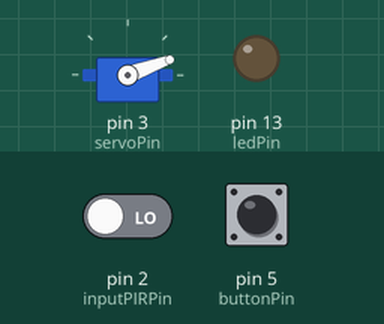
A sketch run on a simulated Arduino Uno, built with avr-gcc and run on an emulated ATmega328P. On the bench: servo, output pins drawn as LEDs (lit = HIGH). The test bench sets the inputs (shaded band); at power-on: pin 2 (inputPIRPin) LOW, pin 5 (buttonPin) LOW.

Above: at 0.3 s.
At 15.1 s:
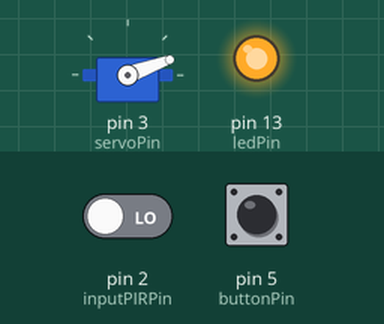
At 30.21 s:
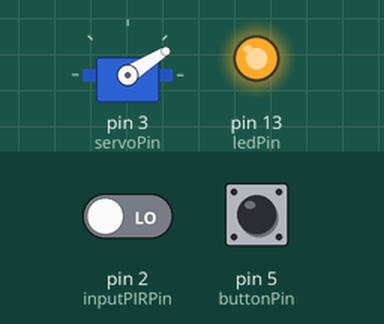
At 30.8 s:
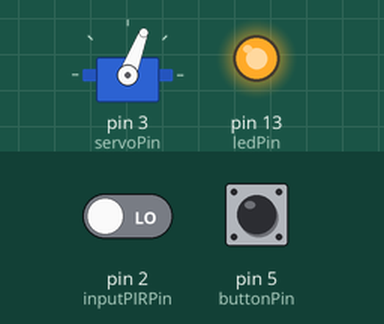
Timing chart, 0 to 32.3 s (numbered marks = the images above):
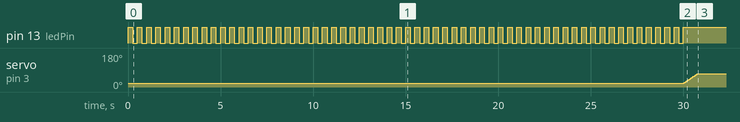

Measured:
- by itself, pin 13 (ledPin): alternates HIGH for 0.25 s and LOW for 0.25 s, 120 changes in all, then stays HIGH
- by itself, servo on pin 3 (servoPin): moves from 20° to 69° over 0.71 s

The sketch:

fire-pumpkin.ino
```cpp
/*
 * Flame Breathing Pumpkin - Motion sensor or button press triggers servo to depress nozzle on can
 * mostly cribbed from simple servo example from Adafruit Arduino, and probably their PIR example too, I forget at this point
 */

/*
 MIT License

Copyright (c) 2021 Justin

Permission is hereby granted, free of charge, to any person obtaining a copy
of this software and associated documentation files (the "Software"), to deal
in the Software without restriction, including without limitation the rights
to use, copy, modify, merge, publish, distribute, sublicense, and/or sell
copies of the Software, and to permit persons to whom the Software is
furnished to do so, subject to the following conditions:

The above copyright notice and this permission notice shall be included in all
copies or substantial portions of the Software.

THE SOFTWARE IS PROVIDED "AS IS", WITHOUT WARRANTY OF ANY KIND, EXPRESS OR
IMPLIED, INCLUDING BUT NOT LIMITED TO THE WARRANTIES OF MERCHANTABILITY,
FITNESS FOR A PARTICULAR PURPOSE AND NONINFRINGEMENT. IN NO EVENT SHALL THE
AUTHORS OR COPYRIGHT HOLDERS BE LIABLE FOR ANY CLAIM, DAMAGES OR OTHER
LIABILITY, WHETHER IN AN ACTION OF CONTRACT, TORT OR OTHERWISE, ARISING FROM,
OUT OF OR IN CONNECTION WITH THE SOFTWARE OR THE USE OR OTHER DEALINGS IN THE
SOFTWARE.
*/

#include <Servo.h>

Servo servo;
const int servoPin = 3;
const int angleMin = 20;
const int angleMax = 70; //60 deg didn't quite actuate, 70 does quite well
const int sweepSmoothing = 15;
const int timePIRdepressNozzle = 0.5 * 1000; //X seconds
const int minTimeBetweenActuation = 5 * 1000; //X seconds
int angle = angleMin;   // servo position in degrees
int servoArmMoving = 0;
int servoArmDown = 0;

//led indicator stuff
const int ledPin = 13;                // declare the pin for the onboard LED

//button tester stuff
const int buttonPin = 5;
int buttonPressed = 0;

//PIR motion stuff
int inputPIRPin = 2;               // choose the input pin (from PIR sensor)
//int pirState = LOW;             // we start, assuming no motion detected
int valPIR = 0;                    // variable for reading the pin status
const int secsForPIRtoSettle = 30;

void setup()
{
  pinMode(ledPin, OUTPUT);      // declare LED as output
  servo.attach(servoPin);
  pinMode(buttonPin, INPUT); //declare button as input
  servo.write(angleMin);
  pinMode(inputPIRPin, INPUT);     // declare sensor signal as input

  //wait for PIR motion sensor to settle to off state and blink onboard LED so the user knows something is actually going on
  for(int counterHalfSeconds = 0; counterHalfSeconds < secsForPIRtoSettle*2; counterHalfSeconds++) {
    digitalWrite(ledPin, HIGH); // turn onBoard LED on
    delay(250);  //delay 0.25 seconds
    digitalWrite(ledPin, LOW); // turn onBoard LED on
    delay(250);  //delay 0.25 seconds
  }
//  delay(minTimeBetweenActuation); // settle motion sensor
}


void loop()
{
  int buttonState;
  buttonState = digitalRead(buttonPin);

  if (buttonState == LOW) {
    if (servoArmDown == 0 && servoArmMoving == 0) {
//      buttonPressed = 1;
      nozzlePress();
    }
    //NB: No delay here so release happens exactly when you release button

  } else {
    if (servoArmDown == 1 && servoArmMoving == 0) {
      nozzleRelease();
//      buttonPressed = 0;
    }

    //delay(minTimeBetweenActuation); //still have a cooldown timeout, because safety?
  }

  valPIR = digitalRead(inputPIRPin);  // read input value
  if (valPIR == HIGH && servoArmDown == 0 && servoArmMoving == 0) { // check if the input is PIR sees motion/is HIGH, and if servo arm up and not moving
    //pres nozzle down with servo
    nozzlePress();

    //wait set time before releasing
    delay(timePIRdepressNozzle);

    //release nozzle with servo
    nozzleRelease();

    delay(minTimeBetweenActuation); //cooldown timeout

//    if (pirState == LOW) {
//      // we have just turned on
//      Serial.println("Motion detected!");
//      // We only want to print on the output change, not state
//      pirState = HIGH;
//    }
  }
}

void nozzlePress() {
  // turn onBoard LED on:
  digitalWrite(ledPin, HIGH);
  //set indicator servo arm is moving down
  servoArmMoving = 1;
  // scan from angleMin to angleMax degrees
  for(angle = angleMin; angle < angleMax; angle++)
  {
    servo.write(angle);
    delay(sweepSmoothing);
  }
  //set indicator servo arm is down, and no longer moving
  servoArmDown = 1;
  servoArmMoving = 0;
}

void nozzleRelease() {
  //set indicator servo arm is moving down
  servoArmMoving = 1;
  // now scan back from angleMax to angleMin degrees
  for(angle = angleMax; angle > angleMin; angle--)
  {
    servo.write(angle);
    delay(sweepSmoothing);
  }
  servo.write(angleMin); //redundant?
  //set indicator servo arm is not down, and no longer moving
  servoArmDown = 0;
  servoArmMoving = 0;

  digitalWrite(ledPin, LOW); // turn LED OFF
}
```
